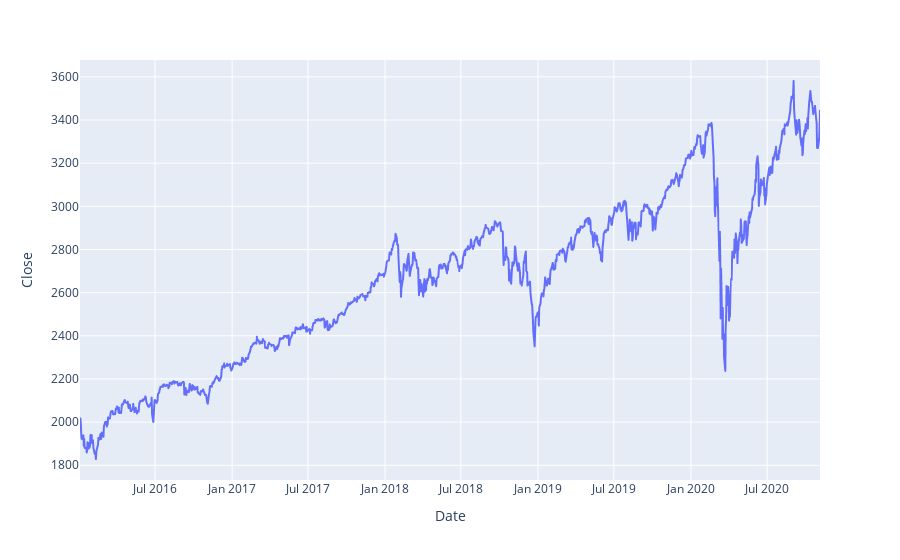

Notebook source saved alongside this figure:
### Code cell
px.line(df, "Date", "Close")

### Figure 1 — Plotly figure (JSON) as saved in the notebook; plotly's stock layout.template omitted (floating-point values rounded to 4 significant figures; data arrays with more than 128 entries replaced by an {"elided": "..."} marker saying what was removed)
{"data": [{"hovertemplate": "Date=%{x}<br>Close=%{y}<extra></extra>", "legendgroup": "", "line": {"color": "#636efa", "dash": "solid"}, "marker": {"symbol": "circle"}, "mode": "lines", "name": "", "showlegend": false, "type": "scattergl", "x": {"elided": "1220 str values"}, "xaxis": "x", "y": {"elided": "1220 float values"}, "yaxis": "y"}], "layout": {"legend": {"tracegroupgap": 0}, "margin": {"t": 60}, "xaxis": {"anchor": "y", "domain": [0, 1], "title": {"text": "Date"}}, "yaxis": {"anchor": "x", "domain": [0, 1], "title": {"text": "Close"}}}}
